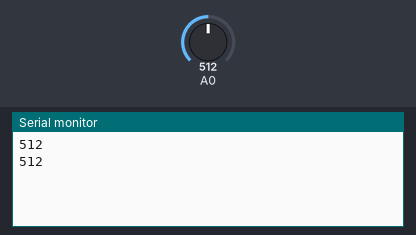
Bench run of a sketch on a simulated Arduino Uno, built with avr-gcc and run on an emulated ATmega328P. On the bench: the last lines printed to the serial monitor. Inputs (shaded band) come from the test bench; at power-on: A0 = 512.

Above: at 1.8 s.
1.9 s: A0 set to 716
At 2.8 s:
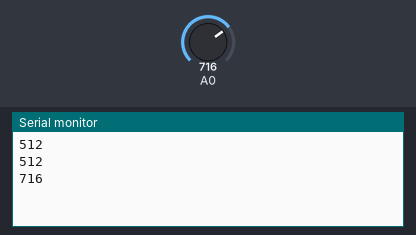
3.4 s: A0 set to 900
At 4.4 s:
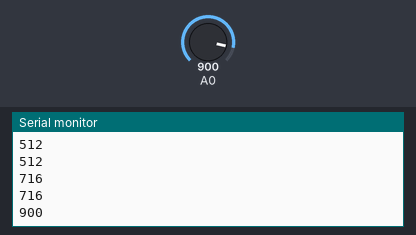
Timing chart, 0 to 6.4 s (numbered marks = the images above; inputs shaded):
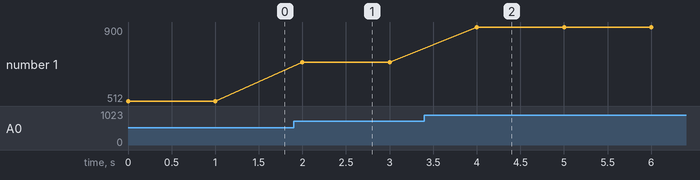

Measured:
- after the input at 1.9 s, the serial monitor: prints a new line after 0.10 s (image 1)
- after the input at 3.4 s, the serial monitor: prints a new line after 0.60 s (image 2)
- plotted number 1: 512 → 716 after the input at 1.9 s, 716 → 900 after the input at 3.4 s

The sketch:

Teste_Pot.ino
```cpp
// código exemplo para aquisição de sinal de tensão
// Curso Superior de Tecnólogia Faculdade SENAI Adolpho Lobbe
// São Carlos-SP
// Autores: Murilo Herrick Riva de Camargo & Vinicius Brolezzi Gaban

void setup(){

  Serial.begin(9600);
}

void loop(){
//Lê o valor do potenciômetro
  int potValue = analogRead(A0);

	//Envia o valor pela porta serial
	Serial.println(potValue);

	delay(1000);//Atraso de 1 segundo entre as leituras

}
```
